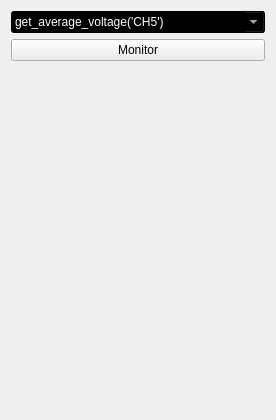
<?xml version="1.0" encoding="UTF-8"?>
<ui version="4.0">
 <class>Form</class>
 <widget class="QWidget" name="Form">
  <property name="geometry">
   <rect>
    <x>0</x>
    <y>0</y>
    <width>276</width>
    <height>420</height>
   </rect>
  </property>
  <property name="sizePolicy">
   <sizepolicy hsizetype="Preferred" vsizetype="Preferred">
    <horstretch>0</horstretch>
    <verstretch>0</verstretch>
   </sizepolicy>
  </property>
  <property name="windowTitle">
   <string>Form</string>
  </property>
  <layout class="QGridLayout" name="gridLayout">
   <item row="0" column="0">
    <layout class="QVBoxLayout" name="verticalLayout">
     <item>
      <widget class="QComboBox" name="cmdlist">
       <property name="minimumSize">
        <size>
         <width>250</width>
         <height>0</height>
        </size>
       </property>
       <property name="styleSheet">
        <string notr="true">background-color: rgb(0, 0, 0);
color: rgb(255, 255, 255);</string>
       </property>
       <property name="editable">
        <bool>true</bool>
       </property>
       <item>
        <property name="text">
         <string>get_average_voltage('CH5')</string>
        </property>
       </item>
       <item>
        <property name="text">
         <string>get_freq('ID1')</string>
        </property>
       </item>
       <item>
        <property name="text">
         <string>get_high_freq('ID1')</string>
        </property>
       </item>
       <item>
        <property name="text">
         <string>DutyCycle('ID1')[1]</string>
        </property>
       </item>
       <item>
        <property name="text">
         <string>MeasureInterval('ID1','ID2','rising','rising')</string>
        </property>
       </item>
      </widget>
     </item>
     <item>
      <widget class="QPushButton" name="pushButton">
       <property name="text">
        <string>Monitor</string>
       </property>
      </widget>
     </item>
     <item>
      <spacer name="verticalSpacer">
       <property name="orientation">
        <enum>Qt::Vertical</enum>
       </property>
       <property name="sizeHint" stdset="0">
        <size>
         <width>20</width>
         <height>40</height>
        </size>
       </property>
      </spacer>
     </item>
    </layout>
   </item>
  </layout>
 </widget>
 <resources/>
 <connections>
  <connection>
   <sender>pushButton</sender>
   <signal>clicked()</signal>
   <receiver>Form</receiver>
   <slot>stream()</slot>
   <hints>
    <hint type="sourcelabel">
     <x>31</x>
     <y>50</y>
    </hint>
    <hint type="destinationlabel">
     <x>5</x>
     <y>82</y>
    </hint>
   </hints>
  </connection>
 </connections>
 <slots>
  <slot>stream()</slot>
 </slots>
</ui>
